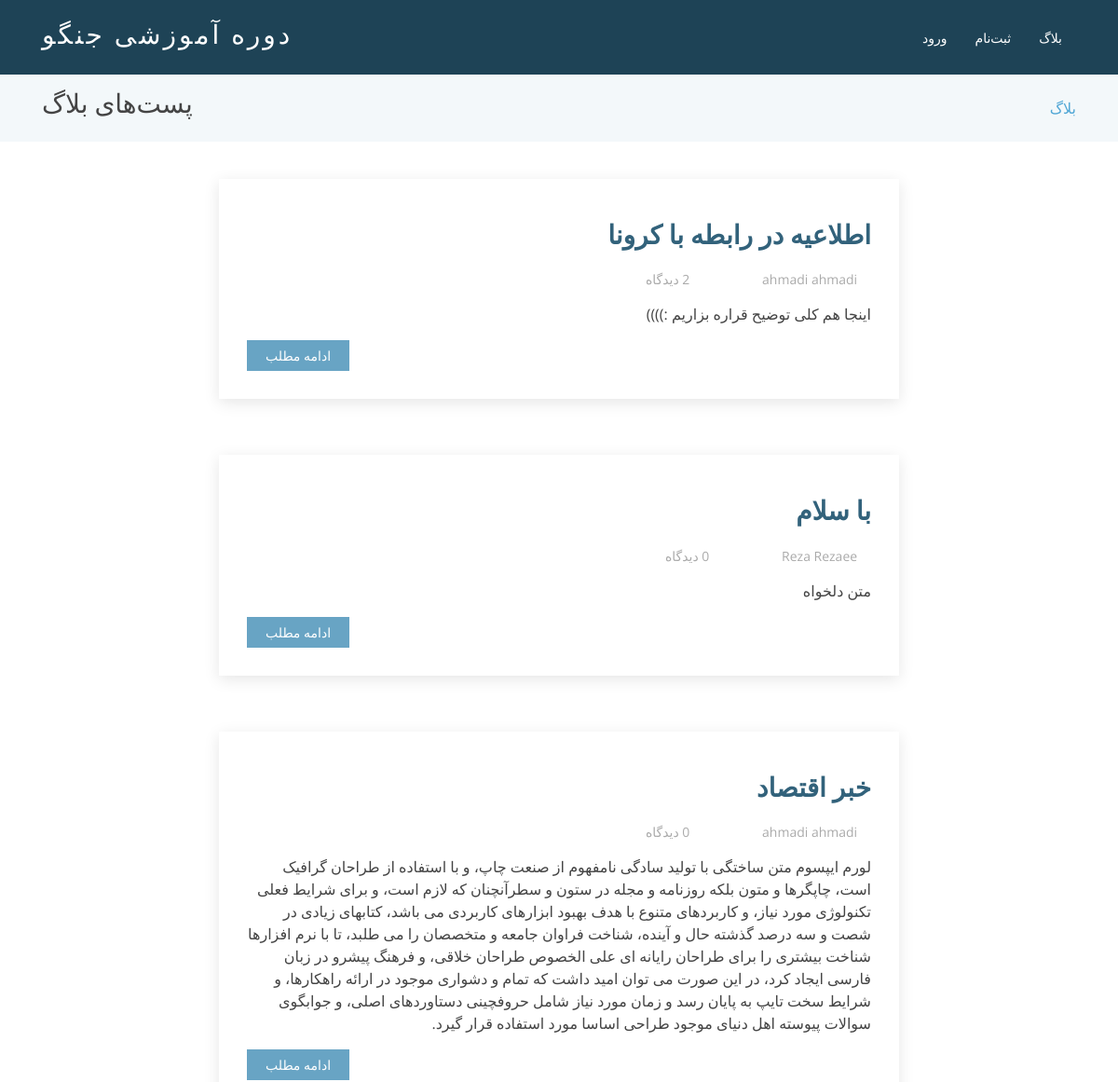
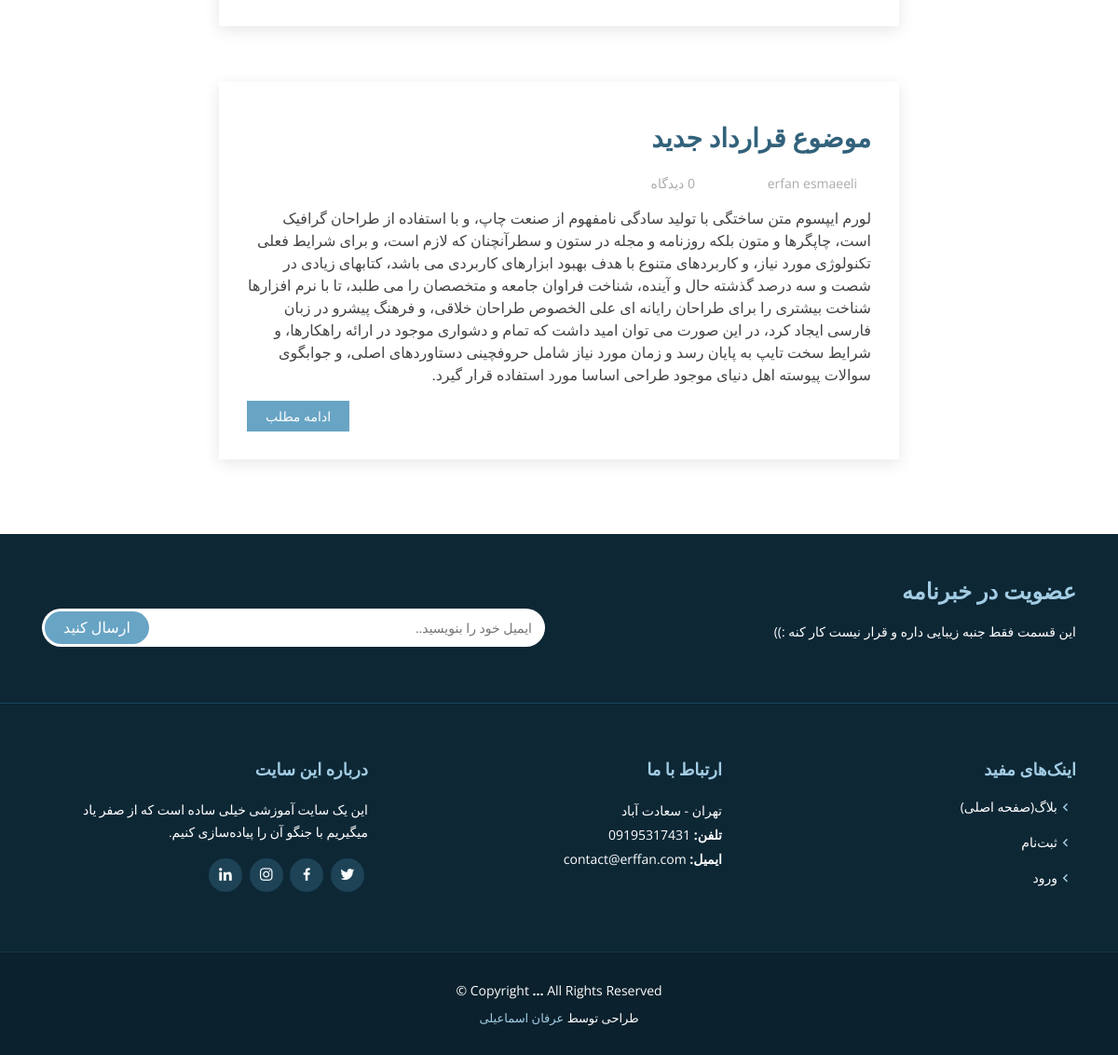
The page / on the database its author committed (2 pictures, top to bottom).
### main/models.py (models this page shows, shortened)
class Blog(models.Model):
    title = models.CharField(max_length=120, null=True, unique=False, verbose_name="عنوان")
    author = models.ForeignKey(User, related_name='blogs', on_delete=models.CASCADE, null=True, verbose_name="نویسنده")
    description = models.TextField(verbose_name="توضیحات")
    price = models.IntegerField(default=0, null=True, verbose_name="قیمت")
    state = models.CharField(max_length=1, choices=STATE_TYPES, default='P', null=True, verbose_name="وضعیت")
    DateCreated = jmodels.jDateTimeField(null=True, verbose_name="زمان ایجاد")
    file = models.FileField(null=True, blank=True, upload_to='blog/files/', verbose_name="فایل")
    image = models.ImageField(null=True, blank=True, upload_to='blog/images/', verbose_name="عکس")
    class Meta:
        verbose_name = "بلاگ"
        verbose_name_plural = "بلاگ‌ها"
        ordering = ('title', '-price')

### main/views.py (the view)
# urls.py: 2. Add a URL to urlpatterns:  path('', views.home, name='home')
def home(request):
    ctx = {}
    if request.user.is_authenticated:
        ctx["name"] = request.user.get_full_name()
    else:
        ctx["name"] = False
    all_blogs = Blog.objects.all()
    ctx["blogs"] = all_blogs
    return render(request, "blog.html", ctx)

### main/templates/blog.html (shortened to what this page needs)
{% extends 'base.html' %}
{% load jformat %}
{% block css %}
  {{block.super}}
{% endblock css %}
{% block content %}
<main id="main">
  <section class="breadcrumbs">
    <div class="container">
      <div class="d-flex justify-content-between align-items-center">
        <ol>
          <li><a href="index.html">بلاگ</a></li>
        </ol>
        <h2 class="">پست‌های بلاگ</h2>
      </div>
    </div>
  </section>
  <section class="blog" data-aos="fade-up" data-aos-easing="ease-in-out" data-aos-duration="500">
    <div class="container">
      <div class="row">
        <div class="col-lg-8 mx-auto entries">
          {% for blog in blogs %}
            <article class="entry">
              <div class="entry-img">
              </div>
              <h2 class="entry-title">
                <a href="#!">{{ blog.title }}</a>
              </h2>
              <div class="entry-meta">
                <ul>
                  <li class="d-flex align-items-center pl-4"><i class="icofont-user"></i> <a href="blog-single.html">
                    {{ blog.author.get_full_name }}
                    </a></li>
                  <li class="d-flex align-items-center pl-4"><i class="icofont-wall-clock"></i> </li>
                  <li class="d-flex align-items-center"><i class="icofont-comment"></i> <a href="blog-single.html">
                    {{ blog.comments.all.count }} دیدگاه
                  </a></li>
                </ul>
              </div>
              <div class="entry-content">
                <p>
                {{ blog.description }}
                </p>
                <div class="read-more d-flex">
                  <a href="#!" class="mr-auto">ادامه مطلب</a>
                </div>
              </div>
            </article>
          {% endfor %}
        </div>
      </div>
    </div>
  </section>
</main>
{% endblock content %}

### main/templates/base.html (shortened to what this page needs)
{% load static %}
<!DOCTYPE html>
<html lang="fa" dir="rtl">
<head>
	{% block css %}
		<link href="{% static 'vendor/bootstrap/css/bootstrap.min.css' %}" rel="stylesheet">
		<link href="{% static 'vendor/animate.css/animate.min.css' %}" rel="stylesheet">
		<link href="{% static 'vendor/icofont/icofont.min.css' %}" rel="stylesheet">
		<link href="{% static 'vendor/boxicons/css/boxicons.min.css' %}" rel="stylesheet">
		<link href="{% static 'vendor/venobox/venobox.css' %}" rel="stylesheet">
		<link href="{% static 'vendor/owl.carousel/assets/owl.carousel.min.css' %}" rel="stylesheet">
		<link href="{% static 'vendor/aos/aos.css' %}" rel="stylesheet">
		<link href="{% static 'css/style.css' %}" rel="stylesheet">
	{% endblock css %}
</head>
<body>
  <header id="header" class="fixed-top ">
    <div class="container">
      <div class="logo float-left">
        <h1 class="text-light"><a href="index.html"><span>دوره آموزشی جنگو</span></a></h1>
      </div>
      <nav class="nav-menu float-right d-none d-lg-block">
        <ul>
          <li><a href="blog.html">ورود</a></li>
          <li><a href="blog.html">ثبت‌نام</a></li>
          <li><a href="index.html">بلاگ</a></li>
        </ul>
      </nav>
    </div>
  </header>
  {% block content %}
  {% endblock content %}
  <footer id="footer" data-aos="fade-up" data-aos-easing="ease-in-out" data-aos-duration="500">
    <div class="footer-newsletter">
      <div class="container">
        <div class="row">
          <div class="col-lg-6">
            <h4>عضویت در خبرنامه</h4>
            <p>این قسمت فقط جنبه زیبایی داره و قرار نیست کار کنه :))</p>
          </div>
          <div class="col-lg-6">
            <form action="" method="post">
              <input class="text-right" type="email" name="email" placeholder="ایمیل خود را بنویسید..">
              <input type="submit" value="ارسال کنید">
            </form>
          </div>
        </div>
      </div>
    </div>
    <div class="footer-top">
      <div class="container">
        <div class="row">
          <div class="col-lg-4 col-md-6 footer-links">
            <h4>اینک‌های مفید</h4>
            <ul>
              <li><i class="bx bx-chevron-left"></i> <a href="#">بلاگ(صفحه اصلی)</a></li>
              <li><i class="bx bx-chevron-left"></i> <a href="#">ثبت‌نام</a></li>
              <li><i class="bx bx-chevron-left"></i> <a href="#">ورود</a></li>
            </ul>
          </div>
          <div class="col-lg-4 col-md-6 footer-contact">
            <h4>ارتباط با ما</h4>
            <p>
              تهران - سعادت آباد
              <br>
              <strong>تلفن:</strong> 09195317431<br>
              <strong>ایمیل:</strong> contact@erffan.com<br>
            </p>
          </div>
          <div class="col-lg-4 col-md-6 footer-info">
            <h3>درباره این سایت</h3>
            <p>این یک سایت آموزشی خیلی ساده است که از صفر یاد میگیریم با جنگو آن را پیاده‌سازی کنیم.</p>
            <div class="social-links mt-3">
              <a href="#!" class="twitter"><i class="bx bxl-twitter"></i></a>
              <a href="#!" class="facebook"><i class="bx bxl-facebook"></i></a>
              <a href="#!" class="instagram"><i class="bx bxl-instagram"></i></a>
              <a href="#!" class="linkedin"><i class="bx bxl-linkedin"></i></a>
            </div>
          </div>
        </div>
      </div>
    </div>
    <div class="container">
      <div class="copyright">
        Copyright <strong><span>...</span></strong> All Rights Reserved &copy;
      </div>
      <div class="credits">
        طراحی توسط <a href="https://erffan.com/">عرفان اسماعیلی</a>
      </div>
    </div>
  </footer>
</body>
</html>

### rows shown on the page
Blog: title "اطلاعیه در رابطه با کرونا", author.get_full_name "ahmadi ahmadi", description "اینجا هم کلی توضیح قراره بزاریم :))))"
Blog: title "با سلام", author.get_full_name "Reza Rezaee", description "متن دلخواه"
Blog: title "خبر اقتصاد", author.get_full_name "ahmadi ahmadi", description "لورم ایپسوم متن ساختگی با تولید سادگی نامفهوم از صنعت چاپ، و با استفاده از طراحان گرافیک است، چاپگرها و متون بلکه روزنامه و مجله در ستون و سطرآنچنان که لازم است، و برای شرایط فعلی تکنولوژی مورد نیاز، و کاربردهای متنوع با هدف بهبود ابزارهای کاربردی می باشد، کتابهای زیادی در شصت و سه درصد گذشته حال و آینده، شناخت فراوان جامعه و متخصصان را می طلبد، تا با نرم افزارها شناخت بیشتری را برای طراحان رایانه ای علی الخصوص طراحان خلاقی، و فرهنگ پیشرو در زبان فارسی ایجاد کرد، در این صورت می توان امید داشت که تمام و دشواری موجود در ارائه راهکارها، و شرایط سخت تایپ به پایان رسد و زمان مورد نیاز شامل حروفچینی دستاوردهای اصلی، و جوابگوی سوالات پیوسته اهل دنیای موجود طراحی اساسا مورد استفاده قرار گیرد."
Blog: title "موضوع قرارداد جدید", author.get_full_name "erfan esmaeeli", description "لورم ایپسوم متن ساختگی با تولید سادگی نامفهوم از صنعت چاپ، و با استفاده از طراحان گرافیک است، چاپگرها و متون بلکه روزنامه و مجله در ستون و سطرآنچنان که لازم است، و برای شرایط فعلی تکنولوژی مورد نیاز، و کاربردهای متنوع با هدف بهبود ابزارهای کاربردی می باشد، کتابهای زیادی در شصت و سه درصد گذشته حال و آینده، شناخت فراوان جامعه و متخصصان را می طلبد، تا با نرم افزارها شناخت بیشتری را برای طراحان رایانه ای علی الخصوص طراحان خلاقی، و فرهنگ پیشرو در زبان فارسی ایجاد کرد، در این صورت می توان امید داشت که تمام و دشواری موجود در ارائه راهکارها، و شرایط سخت تایپ به پایان رسد و زمان مورد نیاز شامل حروفچینی دستاوردهای اصلی، و جوابگوی سوالات پیوسته اهل دنیای موجود طراحی اساسا مورد استفاده قرار گیرد."
